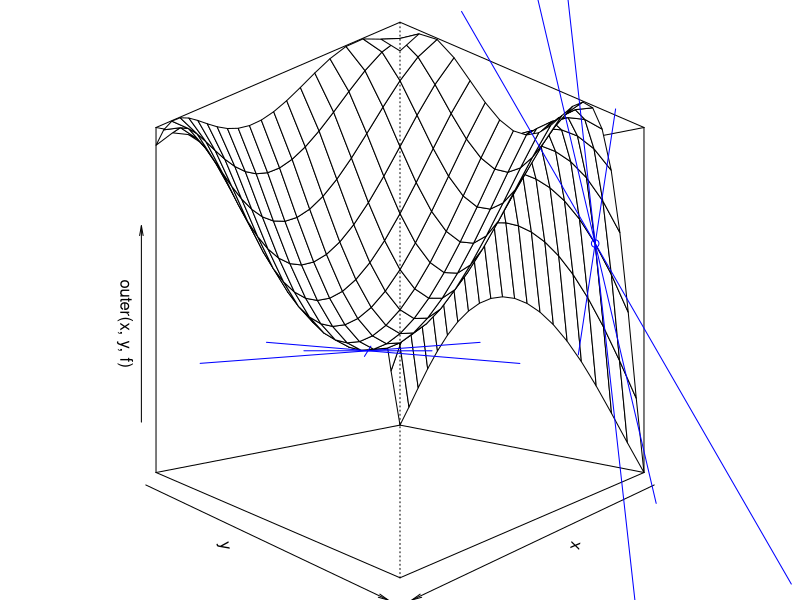

Source code (R):
## ---- chunk 1
knitr::opts_chunk$set(echo = TRUE)
## ---- chunk 2
# Base R casually allows for AD black magic!

# Create function and gradient function
f <- deriv(expression(sin(2 * x^2 + y^2 - x)), c("x", "y"), func = T)

# Set values of independent variable
x <- y <- -10:10 / 10
l <- length(x)

# Function to plot tangent lines with gradients in direction of a vector
plot_tangent <- function(px, py, g, v){
  vxy <- rbind(x, y) * v
  lines(trans3d(vxy[1, ] + px, vxy[2, ] + py, f(px, py) + t(g %*% vxy),
                pmat = res), col = 'blue')
}

# Randomly choose points to evaluate gradient
n_pts <- 1
px <- x[sample(length(x), n_pts)]
py <- y[sample(length(y), n_pts)]

# Get gradient
g <- attr(f(px, py), "gradient")

# Plot function values
par(mar = rep(0, 4))
res <- persp(x, y, outer(x, y, f), phi = 0, theta = 135)

# Plot tangent points
points(trans3d(px, py, f(px, py), pmat = res), col = 'blue')

# Set direction vectors for gradients
sr2i <- 2^-1/2
v_mat <- matrix(c(1, 0, 0, 1, sr2i, sr2i, sr2i, -sr2i), nrow = 2)

# Plot tangent lines
for (i in 1:n_pts) {
  apply(v_mat, 2, function(v) plot_tangent(px[i], py[i], g[i, ], v))
}

# Find minimum using analytic gradient!
o <- optim(par = c(0.5, 0.5), 
           fn = function(x) f(x[1], x[2]),
           gr = function(x) attr(f(x[1], x[2]), "gradient"),
           method = "BFGS")

# Plot tangents at minimum
apply(v_mat, 2, function(v) 
  plot_tangent(o$par[1], o$par[2], attr(f(o$par[1], o$par[2]), "gradient"), v))
